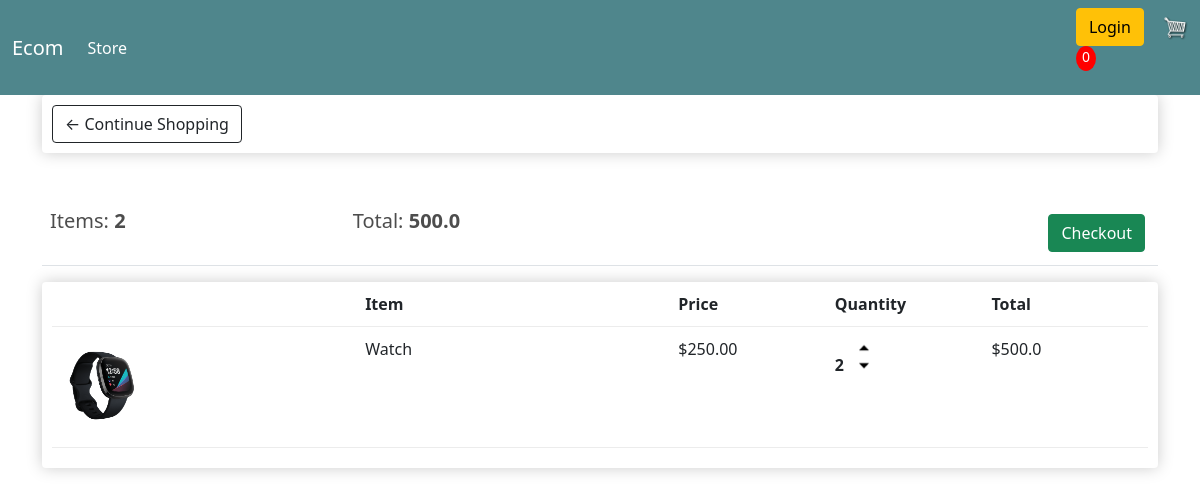
The app's page /cart/ (signed in) with its own data.
### store/models.py (models this page shows, shortened)
class Order(models.Model):
    customer = models.ForeignKey(Customer, on_delete=models.SET_NULL,blank=True, null=True)
    date_order = models.DateTimeField(auto_now_add=True)
    complete = models.BooleanField(max_length=False,null=True,blank=False)
    transaction_id=models.CharField(max_length=200,null=True)
    @property
    def get_cart_total(self):
        orderitems = self.orderitem_set.all()
        total = sum([item.get_total for item in orderitems])
        return total
    @property
    def get_cart_items(self):
        orderitems = self.orderitem_set.all()
        total = sum([item.quantity for item in orderitems])
        return total

class OrderItem(models.Model):
    Product = models.ForeignKey(Product, on_delete=models.SET_NULL,blank=True,null=True)
    order = models.ForeignKey(Order,on_delete=models.SET_NULL,blank=True,null=True)
    quantity = models.IntegerField(default=0,null=True,blank=True)
    date_added = models.DateTimeField(auto_now_add=True)
    @property
    def get_total(self):
        total = self.Product.price * self.quantity
        return total

class Product(models.Model):
    name = models.CharField(max_length=200,null=True)
    price = models.FloatField()
    digital = models.BooleanField(default=False, null=True, blank=True)
    image = models.ImageField(null=True,blank=True)
    @property
    def imageURL(self):
        try:
            url= self.image.url
            print(url)
        except:
            url=''
        return url

### store/views.py (the view)
# urls.py: path('cart/',views.cart,name='cart'),
def cart(request):
    if request.user.is_authenticated:
        customer = request.user.customer
        order, created = Order.objects.get_or_create(customer=customer,complete=False)
        items = order.orderitem_set.all()
    else:
        items=[]
        order = {'get_cart_total':0,'get_cart_items':0}
    context ={'items': items,'order':order}
    return render(request, 'store/cart.html',context)

### store/templates/store/cart.html
{% extends 'store/main.html' %}
{% load static %}
{% block content %}
<div class="row">
    <div class="col-lg-12">
        <div class="box-element">
            <a class="btn btn-outline-dark" href="{% url 'store'%}">&#x2190; Continue Shopping</a>
        </div>
        <br>
        <br>
        <table class="table">
            <tr>
                <th>
                    <h5>Items: <strong>{{order.get_cart_items}}</strong></h5>
                </th>
                <th>
                    <h5>Total: <strong>{{order.get_cart_total}}</strong></h5>
                </th>
                <th>
                    <a style="float:right; margin:5px;" class="btn btn-success" href="{% url 'checkout' %}">Checkout</a>
                </th>
            </tr>
        </table>
        <div class="box-element">
            <div class="cart-row">
                <div style="flex: 2;"></div>
                <div style="flex: 2;"><strong>Item</strong></div>
                <div style="flex: 1;"><strong>Price</strong></div>
                <div style="flex: 1;"><strong>Quantity</strong></div>
                <div style="flex: 1;"><strong>Total</strong></div>
            </div>
            {% for item in items %}
            <div class="cart-row">
                <div style="flex: 2;"><img class="row-image" src="{{ item.Product.imageURL }}" ></div>
                <div style="flex: 2;">{{item.Product.name}}</div>
                <div style="flex: 1;">${{item.Product.price|floatformat:2}}</div>
                <div style="flex: 1;">
                    <p class="quantity">{{item.quantity}}</p>
                    <div class="quantity">
                    <img class="chg-quantity" src="{% static 'images/arrow_up.png' %}">
                    <img class="chg-quantity" src="{% static 'images/arrow_down.png' %}">
                    </div>
                </div>
                <div style="flex: 1;">${{item.get_total}}</div>
            </div>
            {% endfor %}
        </div>
    </div>
</div>
{% endblock content%}

### static/css/main.css (style rules this page uses)
h1,h2,h3,h5,h6 { color:hsl(0, 0%, 30%) }
.box-element { box-shadow: hsl(0,0%,80%) 0 0 16px; background-color: #fff; border-radius: 4px; padding: 10px; }
.col-lg-4,.col-lg-6,.col-lg-12 { margin-top:10px; }
.btn { border-radius: 0; }
.row-image { width: 100px; }
.cart-row { display: flex; align-items: flex-stretch; padding-bottom: 10px; margin-bottom: 10px; border-bottom: 1px solid #ececec; }
.quantity { display: inline-block; font-weight: 700; padding-right:10px; }
.chg-quantity { width:12px; cursor: pointer; display: block; margin-top: 5px; transition: 1s; }

### records on screen
Order: get_cart_items "2", get_cart_total "500.0"
OrderItem: Product.imageURL (picture), Product.name "Watch", Product.price "250.00", quantity "2", get_total "500.0"
